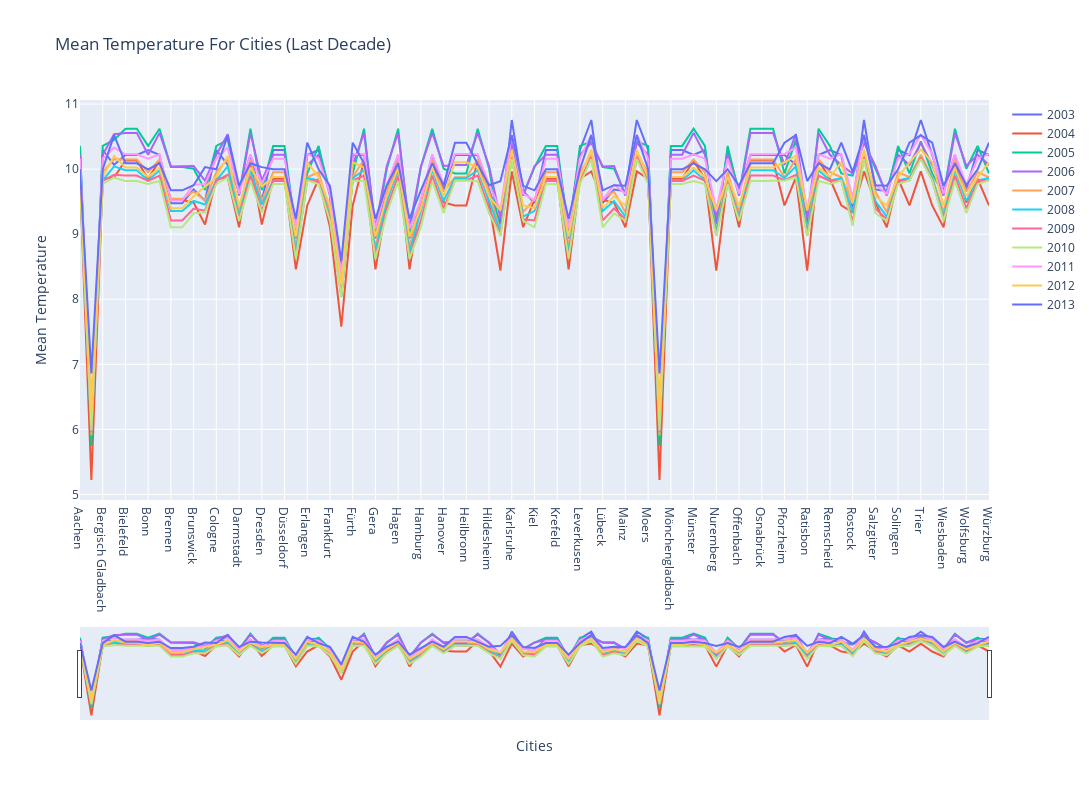

Notebook code cell kept with this figure:
### Code cell
fig = go.Figure()
fig.add_trace(go.Scatter(y=last_decade['AverageTemperature2003'], x=last_decade.index,name='2003'))
fig.add_trace(go.Scatter(y=last_decade['AverageTemperature2004'], x=last_decade.index, name='2004'))
fig.add_trace(go.Scatter(y=last_decade['AverageTemperature2005'], x=last_decade.index, name='2005'))
fig.add_trace(go.Scatter(y=last_decade['AverageTemperature2006'], x=last_decade.index, name='2006'))
fig.add_trace(go.Scatter(y=last_decade['AverageTemperature2007'], x=last_decade.index, name='2007'))
fig.add_trace(go.Scatter(y=last_decade['AverageTemperature2008'], x=last_decade.index, name='2008'))
fig.add_trace(go.Scatter(y=last_decade['AverageTemperature2009'], x=last_decade.index, name='2009'))
fig.add_trace(go.Scatter(y=last_decade['AverageTemperature2010'], x=last_decade.index, name='2010'))
fig.add_trace(go.Scatter(y=last_decade['AverageTemperature2011'], x=last_decade.index, name='2011'))
fig.add_trace(go.Scatter(y=last_decade['AverageTemperature2012'], x=last_decade.index, name='2012'))
fig.add_trace(go.Scatter(y=last_decade['AverageTemperature2013'], x=last_decade.index, name='2013'))

fig.update_xaxes(rangeslider_visible=True, title_text = 'Cities')
fig.update_yaxes(title_text='Mean Temperature')
fig.update_layout(title = 'Mean Temperature For Cities (Last Decade)', height=800, width=1500)
fig.show()

### Figure 1 — Plotly figure (JSON) as saved in the notebook; plotly's stock layout.template omitted (floating-point values rounded to 4 significant figures)
{"data": [{"name": "2003", "type": "scatter", "x": ["Aachen", "Augsburg", "Bergisch Gladbach", "Berlin", "Bielefeld", "Bochum", "Bonn", "Bottrop", "Bremen", "Bremerhaven", "Brunswick", "Chemnitz", "Cologne", "Cottbus", "Darmstadt", "Dortmund", "Dresden", "Duisburg", "Düsseldorf", "Erfurt", "Erlangen", "Essen", "Frankfurt", "Freiburg", "Fürth", "Gelsenkirchen", "Gera", "Göttingen", "Hagen", "Halle", "Hamburg", "Hamm", "Hanover", "Heidelberg", "Heilbronn", "Herne", "Hildesheim", "Ingolstadt", "Karlsruhe", "Kassel", "Kiel", "Koblenz", "Krefeld", "Leipzig", "Leverkusen", "Ludwigshafen", "Lübeck", "Magdeburg", "Mainz", "Mannheim", "Moers", "Munich", "Mönchengladbach", "Mülheim", "Münster", "Neuss", "Nuremberg", "Oberhausen", "Offenbach", "Oldenburg", "Osnabrück", "Paderborn", "Pforzheim", "Potsdam", "Ratisbon", "Recklinghausen", "Remscheid", "Reutlingen", "Rostock", "Saarbrücken", "Salzgitter", "Siegen", "Solingen", "Stuttgart", "Trier", "Ulm", "Wiesbaden", "Witten", "Wolfsburg", "Wuppertal", "Würzburg"], "y": [10.29, 6.125, 10.29, 10.07, 10.22, 10.22, 10.29, 10.22, 9.477, 9.477, 9.687, 9.513, 10.29, 10.07, 9.661, 10.22, 9.513, 10.29, 10.29, 8.937, 10.22, 10.29, 9.661, 8.483, 10.22, 10.22, 8.937, 9.687, 10.22, 8.937, 9.477, 10.22, 9.687, 10.22, 10.22, 10.22, 9.687, 9.154, 10.75, 9.661, 9.477, 10.29, 10.29, 8.937, 10.29, 10.75, 9.477, 9.687, 9.661, 10.75, 10.29, 6.125, 10.29, 10.29, 10.22, 10.29, 9.154, 10.29, 9.661, 10.22, 10.22, 10.22, 10.22, 10.07, 9.154, 10.22, 10.29, 10.22, 9.411, 10.75, 9.687, 9.661, 10.29, 10.22, 10.75, 10.22, 9.661, 10.22, 9.687, 10.29, 10.22]}, {"name": "2004", "type": "scatter", "x": ["Aachen", "Augsburg", "Bergisch Gladbach", "Berlin", "Bielefeld", "Bochum", "Bonn", "Bottrop", "Bremen", "Bremerhaven", "Brunswick", "Chemnitz", "Cologne", "Cottbus", "Darmstadt", "Dortmund", "Dresden", "Duisburg", "Düsseldorf", "Erfurt", "Erlangen", "Essen", "Frankfurt", "Freiburg", "Fürth", "Gelsenkirchen", "Gera", "Göttingen", "Hagen", "Halle", "Hamburg", "Hamm", "Hanover", "Heidelberg", "Heilbronn", "Herne", "Hildesheim", "Ingolstadt", "Karlsruhe", "Kassel", "Kiel", "Koblenz", "Krefeld", "Leipzig", "Leverkusen", "Ludwigshafen", "Lübeck", "Magdeburg", "Mainz", "Mannheim", "Moers", "Munich", "Mönchengladbach", "Mülheim", "Münster", "Neuss", "Nuremberg", "Oberhausen", "Offenbach", "Oldenburg", "Osnabrück", "Paderborn", "Pforzheim", "Potsdam", "Ratisbon", "Recklinghausen", "Remscheid", "Reutlingen", "Rostock", "Saarbrücken", "Salzgitter", "Siegen", "Solingen", "Stuttgart", "Trier", "Ulm", "Wiesbaden", "Witten", "Wolfsburg", "Wuppertal", "Würzburg"], "y": [9.852, 5.222, 9.852, 9.871, 10.13, 10.13, 9.852, 10.13, 9.526, 9.526, 9.487, 9.148, 9.852, 9.871, 9.107, 10.13, 9.148, 9.852, 9.852, 8.46, 9.442, 9.852, 9.107, 7.578, 9.442, 10.13, 8.46, 9.487, 10.13, 8.46, 9.526, 10.13, 9.487, 9.442, 9.442, 10.13, 9.487, 8.441, 9.964, 9.107, 9.526, 9.852, 9.852, 8.46, 9.852, 9.964, 9.526, 9.487, 9.107, 9.964, 9.852, 5.222, 9.852, 9.852, 10.13, 9.852, 8.441, 9.852, 9.107, 10.13, 10.13, 10.13, 9.442, 9.871, 8.441, 10.13, 9.852, 9.442, 9.335, 9.964, 9.487, 9.107, 9.852, 9.442, 9.964, 9.442, 9.107, 10.13, 9.487, 9.852, 9.442]}, {"name": "2005", "type": "scatter", "x": ["Aachen", "Augsburg", "Bergisch Gladbach", "Berlin", "Bielefeld", "Bochum", "Bonn", "Bottrop", "Bremen", "Bremerhaven", "Brunswick", "Chemnitz", "Cologne", "Cottbus", "Darmstadt", "Dortmund", "Dresden", "Duisburg", "Düsseldorf", "Erfurt", "Erlangen", "Essen", "Frankfurt", "Freiburg", "Fürth", "Gelsenkirchen", "Gera", "Göttingen", "Hagen", "Halle", "Hamburg", "Hamm", "Hanover", "Heidelberg", "Heilbronn", "Herne", "Hildesheim", "Ingolstadt", "Karlsruhe", "Kassel", "Kiel", "Koblenz", "Krefeld", "Leipzig", "Leverkusen", "Ludwigshafen", "Lübeck", "Magdeburg", "Mainz", "Mannheim", "Moers", "Munich", "Mönchengladbach", "Mülheim", "Münster", "Neuss", "Nuremberg", "Oberhausen", "Offenbach", "Oldenburg", "Osnabrück", "Paderborn", "Pforzheim", "Potsdam", "Ratisbon", "Recklinghausen", "Remscheid", "Reutlingen", "Rostock", "Saarbrücken", "Salzgitter", "Siegen", "Solingen", "Stuttgart", "Trier", "Ulm", "Wiesbaden", "Witten", "Wolfsburg", "Wuppertal", "Würzburg"], "y": [10.36, 5.744, 10.36, 10.45, 10.62, 10.62, 10.36, 10.62, 10.03, 10.03, 10.01, 9.679, 10.36, 10.45, 9.608, 10.62, 9.679, 10.36, 10.36, 9.011, 9.934, 10.36, 9.608, 8.034, 9.934, 10.62, 9.011, 10.01, 10.62, 9.011, 10.03, 10.62, 10.01, 9.934, 9.934, 10.62, 10.01, 8.995, 10.43, 9.608, 10.03, 10.36, 10.36, 9.011, 10.36, 10.43, 10.03, 10.01, 9.608, 10.43, 10.36, 5.744, 10.36, 10.36, 10.62, 10.36, 8.995, 10.36, 9.608, 10.62, 10.62, 10.62, 9.934, 10.45, 8.995, 10.62, 10.36, 9.934, 9.901, 10.43, 10.01, 9.608, 10.36, 9.934, 10.43, 9.934, 9.608, 10.62, 10.01, 10.36, 9.934]}, {"name": "2006", "type": "scatter", "x": ["Aachen", "Augsburg", "Bergisch Gladbach", "Berlin", "Bielefeld", "Bochum", "Bonn", "Bottrop", "Bremen", "Bremerhaven", "Brunswick", "Chemnitz", "Cologne", "Cottbus", "Darmstadt", "Dortmund", "Dresden", "Duisburg", "Düsseldorf", "Erfurt", "Erlangen", "Essen", "Frankfurt", "Freiburg", "Fürth", "Gelsenkirchen", "Gera", "Göttingen", "Hagen", "Halle", "Hamburg", "Hamm", "Hanover", "Heidelberg", "Heilbronn", "Herne", "Hildesheim", "Ingolstadt", "Karlsruhe", "Kassel", "Kiel", "Koblenz", "Krefeld", "Leipzig", "Leverkusen", "Ludwigshafen", "Lübeck", "Magdeburg", "Mainz", "Mannheim", "Moers", "Munich", "Mönchengladbach", "Mülheim", "Münster", "Neuss", "Nuremberg", "Oberhausen", "Offenbach", "Oldenburg", "Osnabrück", "Paderborn", "Pforzheim", "Potsdam", "Ratisbon", "Recklinghausen", "Remscheid", "Reutlingen", "Rostock", "Saarbrücken", "Salzgitter", "Siegen", "Solingen", "Stuttgart", "Trier", "Ulm", "Wiesbaden", "Witten", "Wolfsburg", "Wuppertal", "Würzburg"], "y": [10.22, 6.014, 10.22, 10.54, 10.56, 10.56, 10.22, 10.56, 10.04, 10.04, 10.05, 9.822, 10.22, 10.54, 9.592, 10.56, 9.822, 10.22, 10.22, 9.094, 10.06, 10.22, 9.592, 8.185, 10.06, 10.56, 9.094, 10.05, 10.56, 9.094, 10.04, 10.56, 10.05, 10.06, 10.06, 10.56, 10.05, 9.241, 10.4, 9.592, 10.04, 10.22, 10.22, 9.094, 10.22, 10.4, 10.04, 10.05, 9.592, 10.4, 10.22, 6.014, 10.22, 10.22, 10.56, 10.22, 9.241, 10.22, 9.592, 10.56, 10.56, 10.56, 10.06, 10.54, 9.241, 10.56, 10.22, 10.06, 9.931, 10.4, 10.05, 9.592, 10.22, 10.06, 10.4, 10.06, 9.592, 10.56, 10.05, 10.22, 10.06]}, {"name": "2007", "type": "scatter", "x": ["Aachen", "Augsburg", "Bergisch Gladbach", "Berlin", "Bielefeld", "Bochum", "Bonn", "Bottrop", "Bremen", "Bremerhaven", "Brunswick", "Chemnitz", "Cologne", "Cottbus", "Darmstadt", "Dortmund", "Dresden", "Duisburg", "Düsseldorf", "Erfurt", "Erlangen", "Essen", "Frankfurt", "Freiburg", "Fürth", "Gelsenkirchen", "Gera", "Göttingen", "Hagen", "Halle", "Hamburg", "Hamm", "Hanover", "Heidelberg", "Heilbronn", "Herne", "Hildesheim", "Ingolstadt", "Karlsruhe", "Kassel", "Kiel", "Koblenz", "Krefeld", "Leipzig", "Leverkusen", "Ludwigshafen", "Lübeck", "Magdeburg", "Mainz", "Mannheim", "Moers", "Munich", "Mönchengladbach", "Mülheim", "Münster", "Neuss", "Nuremberg", "Oberhausen", "Offenbach", "Oldenburg", "Osnabrück", "Paderborn", "Pforzheim", "Potsdam", "Ratisbon", "Recklinghausen", "Remscheid", "Reutlingen", "Rostock", "Saarbrücken", "Salzgitter", "Siegen", "Solingen", "Stuttgart", "Trier", "Ulm", "Wiesbaden", "Witten", "Wolfsburg", "Wuppertal", "Würzburg"], "y": [9.953, 5.905, 9.953, 10.15, 10.15, 10.15, 9.953, 10.15, 9.543, 9.543, 9.655, 9.517, 9.953, 10.15, 9.338, 10.15, 9.517, 9.953, 9.953, 8.789, 9.875, 9.953, 9.338, 8.059, 9.875, 10.15, 8.789, 9.655, 10.15, 8.789, 9.543, 10.15, 9.655, 9.875, 9.875, 10.15, 9.655, 9.04, 10.22, 9.338, 9.543, 9.953, 9.953, 8.789, 9.953, 10.22, 9.543, 9.655, 9.338, 10.22, 9.953, 5.905, 9.953, 9.953, 10.15, 9.953, 9.04, 9.953, 9.338, 10.15, 10.15, 10.15, 9.875, 10.15, 9.04, 10.15, 9.953, 9.875, 9.468, 10.22, 9.655, 9.338, 9.953, 9.875, 10.22, 9.875, 9.338, 10.15, 9.655, 9.953, 9.875]}, {"name": "2008", "type": "scatter", "x": ["Aachen", "Augsburg", "Bergisch Gladbach", "Berlin", "Bielefeld", "Bochum", "Bonn", "Bottrop", "Bremen", "Bremerhaven", "Brunswick", "Chemnitz", "Cologne", "Cottbus", "Darmstadt", "Dortmund", "Dresden", "Duisburg", "Düsseldorf", "Erfurt", "Erlangen", "Essen", "Frankfurt", "Freiburg", "Fürth", "Gelsenkirchen", "Gera", "Göttingen", "Hagen", "Halle", "Hamburg", "Hamm", "Hanover", "Heidelberg", "Heilbronn", "Herne", "Hildesheim", "Ingolstadt", "Karlsruhe", "Kassel", "Kiel", "Koblenz", "Krefeld", "Leipzig", "Leverkusen", "Ludwigshafen", "Lübeck", "Magdeburg", "Mainz", "Mannheim", "Moers", "Munich", "Mönchengladbach", "Mülheim", "Münster", "Neuss", "Nuremberg", "Oberhausen", "Offenbach", "Oldenburg", "Osnabrück", "Paderborn", "Pforzheim", "Potsdam", "Ratisbon", "Recklinghausen", "Remscheid", "Reutlingen", "Rostock", "Saarbrücken", "Salzgitter", "Siegen", "Solingen", "Stuttgart", "Trier", "Ulm", "Wiesbaden", "Witten", "Wolfsburg", "Wuppertal", "Würzburg"], "y": [9.826, 5.96, 9.826, 10.04, 9.983, 9.983, 9.826, 9.983, 9.356, 9.356, 9.51, 9.456, 9.826, 10.04, 9.271, 9.983, 9.456, 9.826, 9.826, 8.729, 9.863, 9.826, 9.271, 8.046, 9.863, 9.983, 8.729, 9.51, 9.983, 8.729, 9.356, 9.983, 9.51, 9.863, 9.863, 9.983, 9.51, 9.037, 10.17, 9.271, 9.356, 9.826, 9.826, 8.729, 9.826, 10.17, 9.356, 9.51, 9.271, 10.17, 9.826, 5.96, 9.826, 9.826, 9.983, 9.826, 9.037, 9.826, 9.271, 9.983, 9.983, 9.983, 9.863, 10.04, 9.037, 9.983, 9.826, 9.863, 9.336, 10.17, 9.51, 9.271, 9.826, 9.863, 10.17, 9.863, 9.271, 9.983, 9.51, 9.826, 9.863]}, {"name": "2009", "type": "scatter", "x": ["Aachen", "Augsburg", "Bergisch Gladbach", "Berlin", "Bielefeld", "Bochum", "Bonn", "Bottrop", "Bremen", "Bremerhaven", "Brunswick", "Chemnitz", "Cologne", "Cottbus", "Darmstadt", "Dortmund", "Dresden", "Duisburg", "Düsseldorf", "Erfurt", "Erlangen", "Essen", "Frankfurt", "Freiburg", "Fürth", "Gelsenkirchen", "Gera", "Göttingen", "Hagen", "Halle", "Hamburg", "Hamm", "Hanover", "Heidelberg", "Heilbronn", "Herne", "Hildesheim", "Ingolstadt", "Karlsruhe", "Kassel", "Kiel", "Koblenz", "Krefeld", "Leipzig", "Leverkusen", "Ludwigshafen", "Lübeck", "Magdeburg", "Mainz", "Mannheim", "Moers", "Munich", "Mönchengladbach", "Mülheim", "Münster", "Neuss", "Nuremberg", "Oberhausen", "Offenbach", "Oldenburg", "Osnabrück", "Paderborn", "Pforzheim", "Potsdam", "Ratisbon", "Recklinghausen", "Remscheid", "Reutlingen", "Rostock", "Saarbrücken", "Salzgitter", "Siegen", "Solingen", "Stuttgart", "Trier", "Ulm", "Wiesbaden", "Witten", "Wolfsburg", "Wuppertal", "Würzburg"], "y": [9.819, 5.963, 9.819, 9.912, 9.901, 9.901, 9.819, 9.901, 9.212, 9.212, 9.395, 9.361, 9.819, 9.912, 9.229, 9.901, 9.361, 9.819, 9.819, 8.646, 9.829, 9.819, 9.229, 8.06, 9.829, 9.901, 8.646, 9.395, 9.901, 8.646, 9.212, 9.901, 9.395, 9.829, 9.829, 9.901, 9.395, 8.98, 10.18, 9.229, 9.212, 9.819, 9.819, 8.646, 9.819, 10.18, 9.212, 9.395, 9.229, 10.18, 9.819, 5.963, 9.819, 9.819, 9.901, 9.819, 8.98, 9.819, 9.229, 9.901, 9.901, 9.901, 9.829, 9.912, 8.98, 9.901, 9.819, 9.829, 9.189, 10.18, 9.395, 9.229, 9.819, 9.829, 10.18, 9.829, 9.229, 9.901, 9.395, 9.819, 9.829]}, {"name": "2010", "type": "scatter", "x": ["Aachen", "Augsburg", "Bergisch Gladbach", "Berlin", "Bielefeld", "Bochum", "Bonn", "Bottrop", "Bremen", "Bremerhaven", "Brunswick", "Chemnitz", "Cologne", "Cottbus", "Darmstadt", "Dortmund", "Dresden", "Duisburg", "Düsseldorf", "Erfurt", "Erlangen", "Essen", "Frankfurt", "Freiburg", "Fürth", "Gelsenkirchen", "Gera", "Göttingen", "Hagen", "Halle", "Hamburg", "Hamm", "Hanover", "Heidelberg", "Heilbronn", "Herne", "Hildesheim", "Ingolstadt", "Karlsruhe", "Kassel", "Kiel", "Koblenz", "Krefeld", "Leipzig", "Leverkusen", "Ludwigshafen", "Lübeck", "Magdeburg", "Mainz", "Mannheim", "Moers", "Munich", "Mönchengladbach", "Mülheim", "Münster", "Neuss", "Nuremberg", "Oberhausen", "Offenbach", "Oldenburg", "Osnabrück", "Paderborn", "Pforzheim", "Potsdam", "Ratisbon", "Recklinghausen", "Remscheid", "Reutlingen", "Rostock", "Saarbrücken", "Salzgitter", "Siegen", "Solingen", "Stuttgart", "Trier", "Ulm", "Wiesbaden", "Witten", "Wolfsburg", "Wuppertal", "Würzburg"], "y": [9.772, 5.982, 9.772, 9.872, 9.816, 9.816, 9.772, 9.816, 9.106, 9.106, 9.322, 9.333, 9.772, 9.872, 9.204, 9.816, 9.333, 9.772, 9.772, 8.621, 9.825, 9.772, 9.204, 8.037, 9.825, 9.816, 8.621, 9.322, 9.816, 8.621, 9.106, 9.816, 9.322, 9.825, 9.825, 9.816, 9.322, 8.97, 10.15, 9.204, 9.106, 9.772, 9.772, 8.621, 9.772, 10.15, 9.106, 9.322, 9.204, 10.15, 9.772, 5.982, 9.772, 9.772, 9.816, 9.772, 8.97, 9.772, 9.204, 9.816, 9.816, 9.816, 9.825, 9.872, 8.97, 9.816, 9.772, 9.825, 9.129, 10.15, 9.322, 9.204, 9.772, 9.825, 10.15, 9.825, 9.204, 9.816, 9.322, 9.772, 9.825]}, {"name": "2011", "type": "scatter", "x": ["Aachen", "Augsburg", "Bergisch Gladbach", "Berlin", "Bielefeld", "Bochum", "Bonn", "Bottrop", "Bremen", "Bremerhaven", "Brunswick", "Chemnitz", "Cologne", "Cottbus", "Darmstadt", "Dortmund", "Dresden", "Duisburg", "Düsseldorf", "Erfurt", "Erlangen", "Essen", "Frankfurt", "Freiburg", "Fürth", "Gelsenkirchen", "Gera", "Göttingen", "Hagen", "Halle", "Hamburg", "Hamm", "Hanover", "Heidelberg", "Heilbronn", "Herne", "Hildesheim", "Ingolstadt", "Karlsruhe", "Kassel", "Kiel", "Koblenz", "Krefeld", "Leipzig", "Leverkusen", "Ludwigshafen", "Lübeck", "Magdeburg", "Mainz", "Mannheim", "Moers", "Munich", "Mönchengladbach", "Mülheim", "Münster", "Neuss", "Nuremberg", "Oberhausen", "Offenbach", "Oldenburg", "Osnabrück", "Paderborn", "Pforzheim", "Potsdam", "Ratisbon", "Recklinghausen", "Remscheid", "Reutlingen", "Rostock", "Saarbrücken", "Salzgitter", "Siegen", "Solingen", "Stuttgart", "Trier", "Ulm", "Wiesbaden", "Witten", "Wolfsburg", "Wuppertal", "Würzburg"], "y": [10.16, 6.394, 10.16, 10.33, 10.23, 10.23, 10.16, 10.23, 9.519, 9.519, 9.76, 9.771, 10.16, 10.33, 9.622, 10.23, 9.771, 10.16, 10.16, 9.085, 10.23, 10.16, 9.622, 8.391, 10.23, 10.23, 9.085, 9.76, 10.23, 9.085, 9.519, 10.23, 9.76, 10.23, 10.23, 10.23, 9.76, 9.378, 10.53, 9.622, 9.519, 10.16, 10.16, 9.085, 10.16, 10.53, 9.519, 9.76, 9.622, 10.53, 10.16, 6.394, 10.16, 10.16, 10.23, 10.16, 9.378, 10.16, 9.622, 10.23, 10.23, 10.23, 10.23, 10.33, 9.378, 10.23, 10.16, 10.23, 9.559, 10.53, 9.76, 9.622, 10.16, 10.23, 10.53, 10.23, 9.622, 10.23, 9.76, 10.16, 10.23]}, {"name": "2012", "type": "scatter", "x": ["Aachen", "Augsburg", "Bergisch Gladbach", "Berlin", "Bielefeld", "Bochum", "Bonn", "Bottrop", "Bremen", "Bremerhaven", "Brunswick", "Chemnitz", "Cologne", "Cottbus", "Darmstadt", "Dortmund", "Dresden", "Duisburg", "Düsseldorf", "Erfurt", "Erlangen", "Essen", "Frankfurt", "Freiburg", "Fürth", "Gelsenkirchen", "Gera", "Göttingen", "Hagen", "Halle", "Hamburg", "Hamm", "Hanover", "Heidelberg", "Heilbronn", "Herne", "Hildesheim", "Ingolstadt", "Karlsruhe", "Kassel", "Kiel", "Koblenz", "Krefeld", "Leipzig", "Leverkusen", "Ludwigshafen", "Lübeck", "Magdeburg", "Mainz", "Mannheim", "Moers", "Munich", "Mönchengladbach", "Mülheim", "Münster", "Neuss", "Nuremberg", "Oberhausen", "Offenbach", "Oldenburg", "Osnabrück", "Paderborn", "Pforzheim", "Potsdam", "Ratisbon", "Recklinghausen", "Remscheid", "Reutlingen", "Rostock", "Saarbrücken", "Salzgitter", "Siegen", "Solingen", "Stuttgart", "Trier", "Ulm", "Wiesbaden", "Witten", "Wolfsburg", "Wuppertal", "Würzburg"], "y": [9.878, 6.298, 9.878, 10.2, 10.02, 10.02, 9.878, 10.02, 9.4, 9.4, 9.582, 9.735, 9.878, 10.2, 9.442, 10.02, 9.735, 9.878, 9.878, 8.964, 10.11, 9.878, 9.442, 8.226, 10.11, 10.02, 8.964, 9.582, 10.02, 8.964, 9.4, 10.02, 9.582, 10.11, 10.11, 10.02, 9.582, 9.365, 10.3, 9.442, 9.4, 9.878, 9.878, 8.964, 9.878, 10.3, 9.4, 9.582, 9.442, 10.3, 9.878, 6.298, 9.878, 9.878, 10.02, 9.878, 9.365, 9.878, 9.442, 10.02, 10.02, 10.02, 10.11, 10.2, 9.365, 10.02, 9.878, 10.11, 9.487, 10.3, 9.582, 9.442, 9.878, 10.11, 10.3, 10.11, 9.442, 10.02, 9.582, 9.878, 10.11]}, {"name": "2013", "type": "scatter", "x": ["Aachen", "Augsburg", "Bergisch Gladbach", "Berlin", "Bielefeld", "Bochum", "Bonn", "Bottrop", "Bremen", "Bremerhaven", "Brunswick", "Chemnitz", "Cologne", "Cottbus", "Darmstadt", "Dortmund", "Dresden", "Duisburg", "Düsseldorf", "Erfurt", "Erlangen", "Essen", "Frankfurt", "Freiburg", "Fürth", "Gelsenkirchen", "Gera", "Göttingen", "Hagen", "Halle", "Hamburg", "Hamm", "Hanover", "Heidelberg", "Heilbronn", "Herne", "Hildesheim", "Ingolstadt", "Karlsruhe", "Kassel", "Kiel", "Koblenz", "Krefeld", "Leipzig", "Leverkusen", "Ludwigshafen", "Lübeck", "Magdeburg", "Mainz", "Mannheim", "Moers", "Munich", "Mönchengladbach", "Mülheim", "Münster", "Neuss", "Nuremberg", "Oberhausen", "Offenbach", "Oldenburg", "Osnabrück", "Paderborn", "Pforzheim", "Potsdam", "Ratisbon", "Recklinghausen", "Remscheid", "Reutlingen", "Rostock", "Saarbrücken", "Salzgitter", "Siegen", "Solingen", "Stuttgart", "Trier", "Ulm", "Wiesbaden", "Witten", "Wolfsburg", "Wuppertal", "Würzburg"], "y": [9.997, 6.86, 9.997, 10.52, 10.09, 10.09, 9.997, 10.09, 9.674, 9.674, 9.753, 10.03, 9.997, 10.52, 9.743, 10.09, 10.03, 9.997, 9.997, 9.237, 10.41, 9.997, 9.743, 8.586, 10.41, 10.09, 9.237, 9.753, 10.09, 9.237, 9.674, 10.09, 9.753, 10.41, 10.41, 10.09, 9.753, 9.816, 10.52, 9.743, 9.674, 9.997, 9.997, 9.237, 9.997, 10.52, 9.674, 9.753, 9.743, 10.52, 9.997, 6.86, 9.997, 9.997, 10.09, 9.997, 9.816, 9.997, 9.743, 10.09, 10.09, 10.09, 10.41, 10.52, 9.816, 10.09, 9.997, 10.41, 9.957, 10.52, 9.753, 9.743, 9.997, 10.41, 10.52, 10.41, 9.743, 10.09, 9.753, 9.997, 10.41]}], "layout": {"height": 800, "title": {"text": "Mean Temperature For Cities (Last Decade)"}, "width": 1500, "xaxis": {"rangeslider": {"visible": true}, "title": {"text": "Cities"}}, "yaxis": {"title": {"text": "Mean Temperature"}}}}
